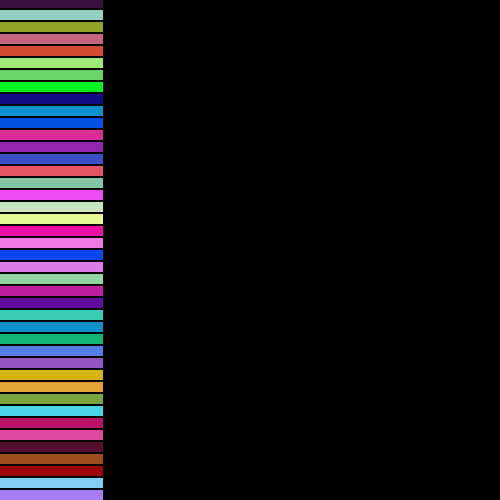
Frame 1 (no input)
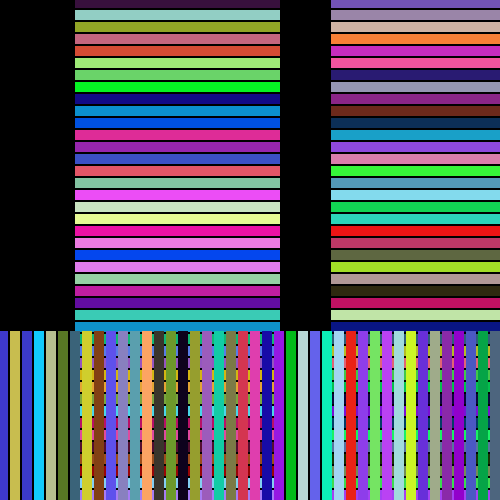
Frame 60 (the mouse pressed at the canvas centre just before this capture)
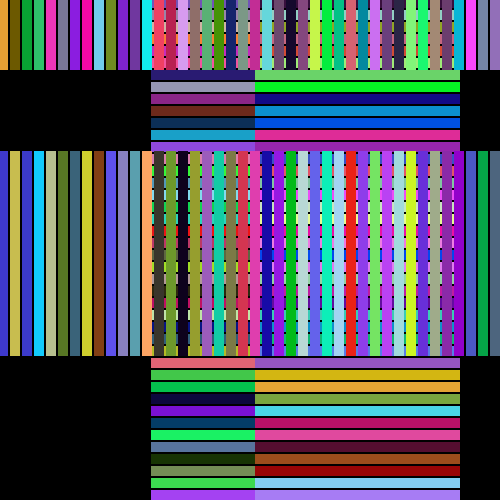
Frame 120 (the mouse held since frame 60 and released just before this capture)

The Processing sketch that drew these frames (run headless with seeded random() and noise(); from frame 60 on, the mouse is pressed at the canvas centre):

// Processing sketch: processing_106225
// ── processing_106225.pde

fluid[] fluidobjects = new fluid[42];
solid[] solidobjects = new solid[42];
heavy[] heavyobjects = new heavy[42];
light[] lightobjects = new light[42];

void setup(){
  size(500,500);
  int space = height;
  int space2 = height;
  int space3 = height;
  int space4 = height;
  for(int i = 0; i < fluidobjects.length; i++){
  fluidobjects[i] = new fluid();
  if (space <= width){
    fluidobjects[i].yp = space - 8;
    space = space - 12;
    } 
  }
  for(int i = 0; i < solidobjects.length; i++){
  solidobjects[i] = new solid();
  if (space2 <= width){
    solidobjects[i].yp = space2 - 8;
    space2 = space2 - 12;
    } 
  }
  for(int i = 0; i < lightobjects.length; i++){
  lightobjects[i] = new light();
  if (space3 <= width){
    lightobjects[i].xp = space3 - 8;
    space3 = space3 - 12;
    } 
  }
  for(int i = 0; i < heavyobjects.length; i++){
  heavyobjects[i] = new heavy();
  if (space4 <= width){
    heavyobjects[i].xp = space4 - 8;
    space4 = space4 - 12;
    } 
  }
  
}

void draw(){
background(0);
  for (int i = 0; i < fluidobjects.length; i++){
  fluidobjects[i].display();
  fluidobjects[i].move();
  }
  for (int i = 0; i < solidobjects.length; i++){
  solidobjects[i].display();
  solidobjects[i].move();
  }
  for (int i = 0; i < lightobjects.length; i++){
  lightobjects[i].display();
  lightobjects[i].move();
  }
  for (int i = 0; i < heavyobjects.length; i++){
  heavyobjects[i].display();
  heavyobjects[i].move();
  }
}
class fluid{
float xp;
float yp;
float speed;
float withinyscreen;
float a = random(0,255);
float b = random(0,255);
float c = random(0,255);
//properties
fluid (){
 xp = width + 10;
 speed = - 3;
 
}

//////////////actions
void display(){
  strokeWeight(5);
  stroke(a,b,c);
  fill(a,b,c);
  rect(xp,yp,200,5);
}

void move(){
  xp = xp + speed;
  if (xp <  - 400){
    xp = random(height + 20, height +500);
    }
  }

}
class heavy{
float xp;
float yp;
float speed;
float withinxscreen;
float a = random(0,255);
float b = random(0,255);
float c = random(0,255);
//properties
heavy (){
 yp = - height + 10;
 speed = + 3;
 
}

//////////////actions
void display(){
  strokeWeight(5);
  stroke(a,b,c);
  fill(a,b,c);
  rect(xp,yp,5,200);
}

void move(){
  yp = yp + speed;
  if (yp >  550){
    yp = random(- height + 100, - height  +300);
    }
  }

}
class light{
float xp;
float yp;
float speed;
float withinxscreen;
float a = random(0,255);
float b = random(0,255);
float c = random(0,255);
//properties
light (){
 yp = height + 10;
 speed = - 3;
 
}

//////////////actions
void display(){
  strokeWeight(5);
  stroke(a,b,c);
  fill(a,b,c);
  rect(xp,yp,5,200);
}

void move(){
  yp = yp + speed;
  if (yp <  - 400){
    yp = random(height + 20, height +500);
    }
  }

}
class solid{
float xp;
float yp;
float speed;
float withinyscreen;
float a = random(0,255);
float b = random(0,255);
float c = random(0,255);
//properties
solid (){
 xp = - width + 400;
 speed = + 3;
 
}

//////////////actions
void display(){
  strokeWeight(5);
  stroke(a,b,c);
  fill(a,b,c);
  rect(xp,yp,200,5);
}

void move(){
  xp = xp + speed;
  if (xp >  600){
    xp = random(- height + 10, - height +300);
    }
  }

}
